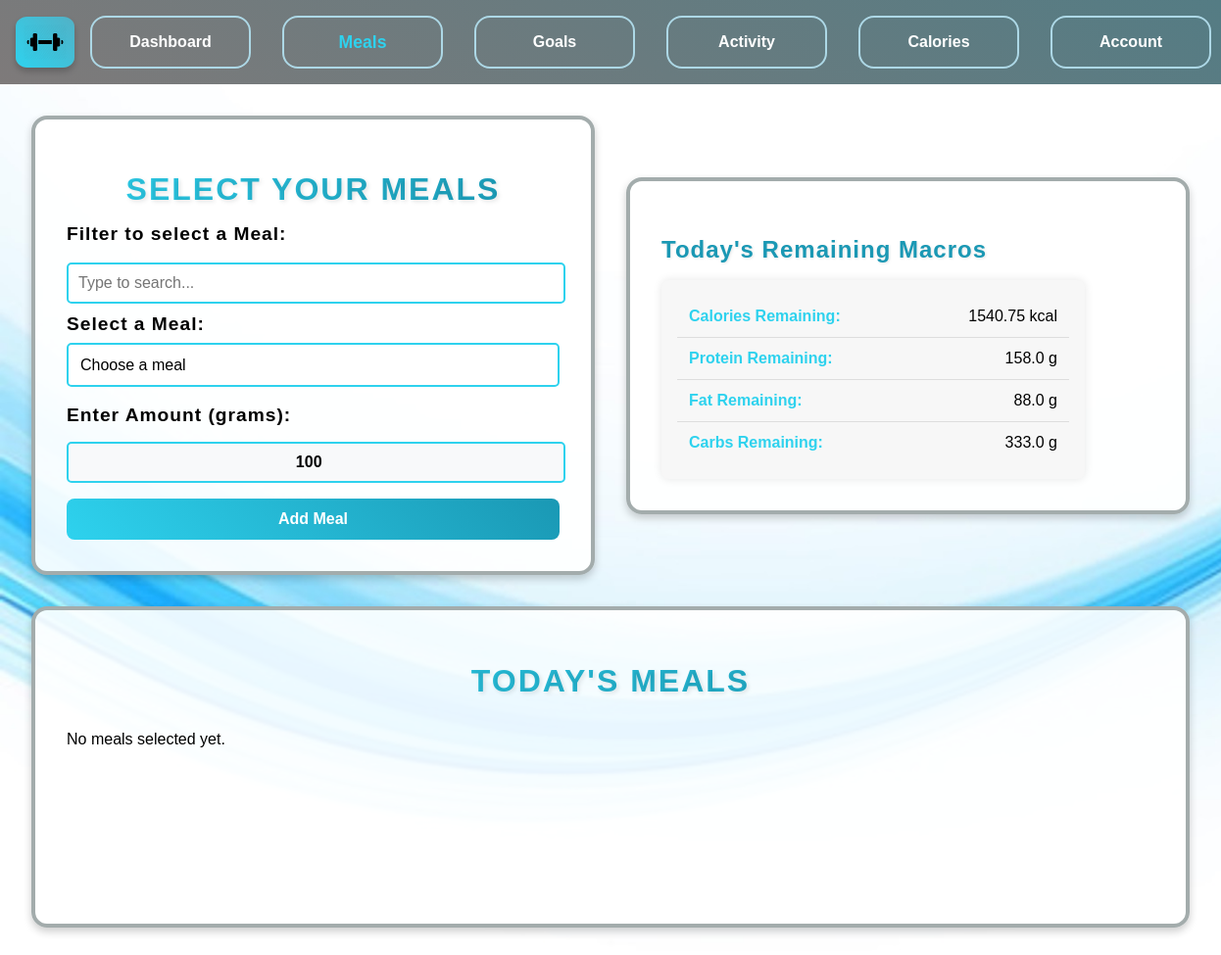
The app's page /meals (signed in) with its own data.
### app.py (models this page shows, shortened)
class User(db.Model):
    id = db.Column(db.Integer, primary_key=True)
    username = db.Column(db.String(100))
    weight = db.Column(db.Float, default=90)
    height = db.Column(db.Float, default=1.75)
    age = db.Column(db.Integer, default=48)
    gender = db.Column(db.String(10), default='male')
    bmi = db.Column(db.Float)
    bmr = db.Column(db.Float)
    tdee = db.Column(db.Float)
    exercise_level = db.Column(db.String(20), default='sedentary')
    goal = db.Column(db.String(20), default='maintain')
    intensity = db.Column(db.String(20))
    caloriesRequired = db.Column(db.Float)
    proteinRatio = db.Column(db.Float)
    fatRatio = db.Column(db.Float)
    carbRatio = db.Column(db.Float)
    proteinRequired = db.Column(db.Float)
    fatRequired = db.Column(db.Float)
    carbRequired = db.Column(db.Float)
    caloriesRemaining = db.Column(db.Float)
    proteinRemaining = db.Column(db.Float)
    fatRemaining = db.Column(db.Float)
    carbRemaining = db.Column(db.Float)
    last_reset = db.Column(db.Date, default=lambda: datetime.now(timezone.utc).date())
    def reset_macros(self):
        today = datetime.now(timezone.utc).date()
        if self.caloriesRemaining is None:
            self.caloriesRemaining = self.caloriesRequired or 0
        if self.proteinRemaining is None:
            self.proteinRemaining = self.proteinRequired or 0
        if self.fatRemaining is None:
            self.fatRemaining = self.fatRequired or 0
        if self.carbRemaining is None:
            self.carbRemaining = self.carbRequired or 0
        if self.last_reset is None:
            self.last_reset = today
        if self.last_reset != today:
            self.caloriesRemaining = self.caloriesRequired
            self.proteinRemaining = self.proteinRequired
            self.fatRemaining = self.fatRequired
            self.carbRemaining = self.carbRequired
            self.last_reset = today
            db.session.commit()
    meals = db.relationship('UserMeals', backref='user', lazy=True, cascade="all, delete-orphan")

### app.py (the view, shortened to what this page needs)
@app.route('/meals', methods=['POST', 'GET'])
def meals():
    if 'username' not in session:
        return redirect(url_for('login'))
    username = session.get('username')
    found_user = User.query.filter_by(username=username).first()
    if not user_details_complete(found_user):
        flash("Please complete your account details before using the program.", "warning")
        return redirect(url_for('account'))
    found_user.reset_macros()
    meals_list = Meal.query.all()
    today = datetime.now(timezone.utc).date()
    user_meals = (
        db.session.query(UserMeals, Meal)
        .join(Meal)
        .filter(UserMeals.user_id == found_user.id)
        .filter(UserMeals.date_added >= today)  # Filter meals added today
        .all()
    )
    goal_messages = check_goal_achievement(found_user)
    return render_template('meals.html',
                           meals_list=meals_list,
                           user_meals=user_meals,
                           user_db=found_user,
                           goal_messages=goal_messages
                           )

### modules.py (called while the page is built)
def check_goal_achievement(user):
    messages = []
    calorie_margin = 30
    macro_margin = 5
    if abs(user.caloriesRemaining) <= calorie_margin:
        messages.append("🎉 You've reached your calorie goal for today!")
    if abs(user.proteinRemaining) <= macro_margin:
        messages.append("💪 Great job! You've hit your protein goal!")
    if abs(user.fatRemaining) <= macro_margin:
        messages.append("🥑 Awesome! You've met your fat intake goal!")
    if abs(user.carbRemaining) <= macro_margin:
        messages.append("🍞 Congrats! You've hit your carb goal!")
    return messages

def user_details_complete(user):
    return all([
        user.weight is not None,
        user.height is not None,
        user.age is not None,
        user.gender is not None,
        user.exercise_level is not None,
        user.caloriesRequired is not None,
        user.proteinRequired is not None,
        user.fatRequired is not None,
        user.carbRequired is not None
    ])

### templates/meals.html (shortened to what this page needs)
{% extends "base.html" %}
{% block content %}
<div class="content">
    <div class="section-box">
        <h1>Select Your Meals</h1>
        <form method="POST" action="/meals">
            <label for="meal-search">Filter to select a Meal:</label>
            <input type="text" id="meal-search" onkeyup="filterMeals()" placeholder="Type to search...">
            <br>
            <label for="meal_id">Select a Meal:</label>
            <select name="meal_id" id="meal_id" required>
                <option value="" disabled selected>Choose a meal</option>
            </select>
            <br><br>
            <label for="amount">Enter Amount (grams):</label>
            <input type="number" name="amount" id="amount" min="1" value="100" required>
            <button type="submit" class="styled-button">Add Meal</button>
        </form>
    </div>
    <div class="section-box">
        <h3>Today's Remaining Macros</h3>
        <ul class="user-list">
            <li><strong>Calories Remaining:</strong> {{ user_db.caloriesRemaining }} kcal</li>
            <li><strong>Protein Remaining:</strong> {{ user_db.proteinRemaining }} g</li>
            <li><strong>Fat Remaining:</strong> {{ user_db.fatRemaining }} g</li>
            <li><strong>Carbs Remaining:</strong> {{ user_db.carbRemaining }} g</li>
        </ul>
    </div>
    <div class="section-box">
        <h1>Today's Meals</h1>
        {% if user_meals %}
            <table>
                <thead>
                    <tr>
                        <th>Meal Name</th>
                        <th>Amount (g)</th>
                        <th>Calories</th>
                        <th>Protein (g)</th>
                        <th>Carbs (g)</th>
                        <th>Fat (g)</th>
                    </tr>
                </thead>
                <tbody>
                    {% for user_meal, meal in user_meals %}
                    <tr>
                        <td>{{ meal.food_name }}</td>
                        <td>{{ user_meal.amount }}</td>
                        <td>{{ user_meal.calories }}</td>
                        <td>{{ user_meal.protein }}</td>
                        <td>{{ user_meal.carbs }}</td>
                        <td>{{ user_meal.fat }}</td>
                    </tr>
                    {% endfor %}
                </tbody>
            </table>
        {% else %}
            <p>No meals selected yet.</p>
        {% endif %}
    </div>
</div>
{% endblock %}

### static/style.css (style rules this page uses)
html, body { background-image: url("./images/background.jpg"); background-size: cover; background-attachment: fixed; height: 100%; margin: 0rem; display: flex; flex-direction: column; box-sizing: border-box; font-family: sans-serif; }
.section-box { display: flex; flex-direction: column; flex-grow: 1; border: 0.3rem solid rgb(163, 172, 172); padding: 2rem; margin: 1rem; border-radius: 1rem; background-color: rgba(255, 255, 255, 0.9); width: 40%; box-shadow: 0 0.25rem 0.5rem rgba(0, 0, 0, 0.2); transition: transform 0.3s ease-in-out; overflow: hidden; min-height: 16rem; }
.content { display: flex; flex-wrap: wrap; justify-content: space-between; align-items: center; padding: 1rem; }
h1 { font-size: 2rem; font-weight: bold; text-align: center; text-transform: uppercase; background: linear-gradient(45deg, #2ed2ee, #1a98b4); background-clip: text; -webkit-background-clip: text; color: transparent; letter-spacing: 2px; text-shadow: 2px 2px 4px rgba(0, 0, 0, 0.1); margin-bottom: 1rem; }
h3 { font-size: 1.5rem; font-weight: bold; color: #1a98b4; text-transform: capitalize; letter-spacing: 1px; margin-bottom: 0.75rem; padding-bottom: 0.3rem; display: inline-block; text-shadow: 1px 1px 3px rgba(0, 0, 0, 0.1); }
label { font-size: 1.2rem; font-weight: bold; margin-bottom: 0.5rem; display: block; letter-spacing: 1px; color: linear-gradient(45deg, #334043, #481ab4);; }
input[type="text"], input[type="password"] { width: 90%; padding: 0.75rem; margin: 0.5rem 0; border: 1px solid #ccc; border-radius: 0.5rem; font-size: 1rem; outline: none; transition: border-color 0.3s ease-in-out, box-shadow 0.2s ease-in-out; }
button, input[type="submit"] { width: 100%; padding: 0.75rem; margin-top: 1rem; border: none; border-radius: 0.5rem; background: linear-gradient(45deg, #2ed2ee, #1a98b4); color: white; font-size: 1rem; cursor: pointer; transition: all 0.3s ease-in-out; font-weight: bold; }
.user-list { list-style: none; padding: 1rem; margin: 0; background: #f7f7f7; border-radius: 0.5rem; box-shadow: 0 0 10px rgba(0, 0, 0, 0.1); max-width: 400px; }
.user-list li { padding: 0.75rem; font-size: 1rem; border-bottom: 1px solid #ddd; display: flex; justify-content: space-between; }
.user-list li:last-child { border-bottom: none; }
.user-list li strong { color: #2ed2ee; }
#meal-search { width: 96.5%; padding: 0.625rem; margin: 0.625rem 0; border: 0.125rem solid #2ed2ee; border-radius: 0.3125rem; font-size: 1rem; outline: none; transition: 0.3s ease-in-out; }
#meal_id { width: 100%; padding: 0.75rem; border: 0.125rem solid #2ed2ee; border-radius: 0.3125rem; font-size: 1rem; background: #ffffff; appearance: none; cursor: pointer; outline: none; transition: 0.3s ease-in-out; }
#amount { width: 96.5%; padding: 0.625rem; margin-top: 0.5rem; border: 0.125rem solid #2ed2ee; border-radius: 0.3125rem; font-size: 1rem; outline: none; transition: 0.3s ease-in-out; text-align: center; font-weight: bold; background-color: #f8f9fa; }

### records on screen
User: caloriesRemaining "1540.75", proteinRemaining "158.0", fatRemaining "88.0", carbRemaining "333.0"
